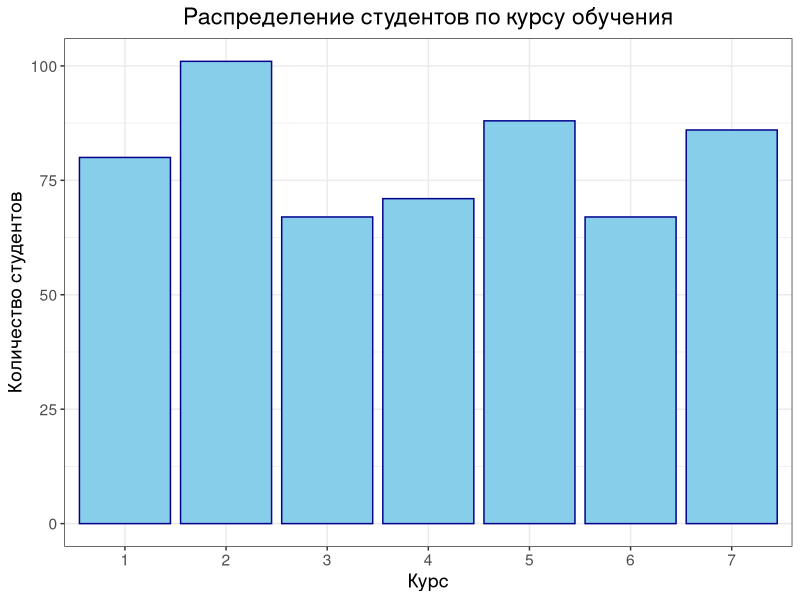
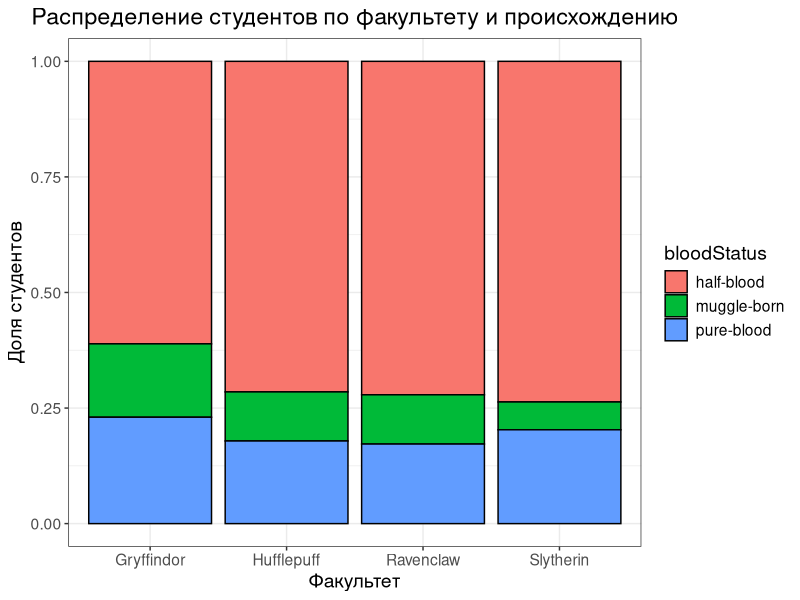
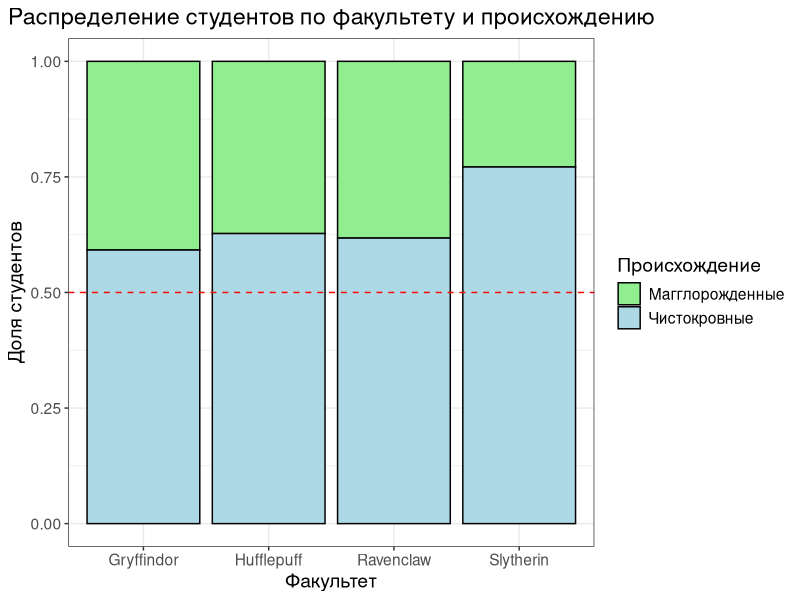
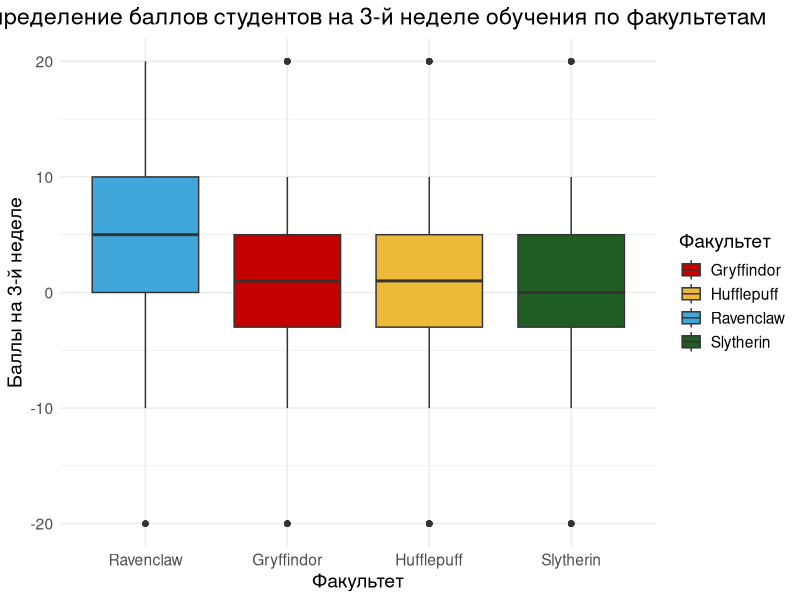
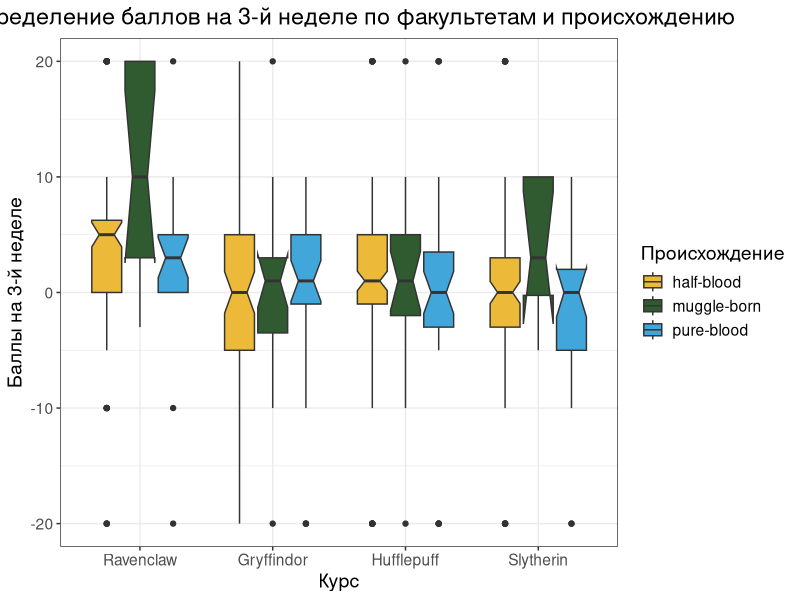
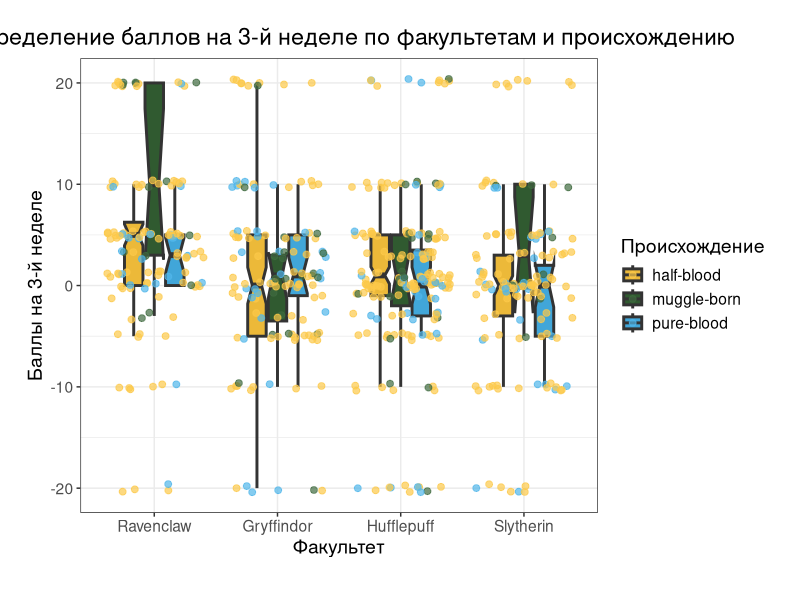
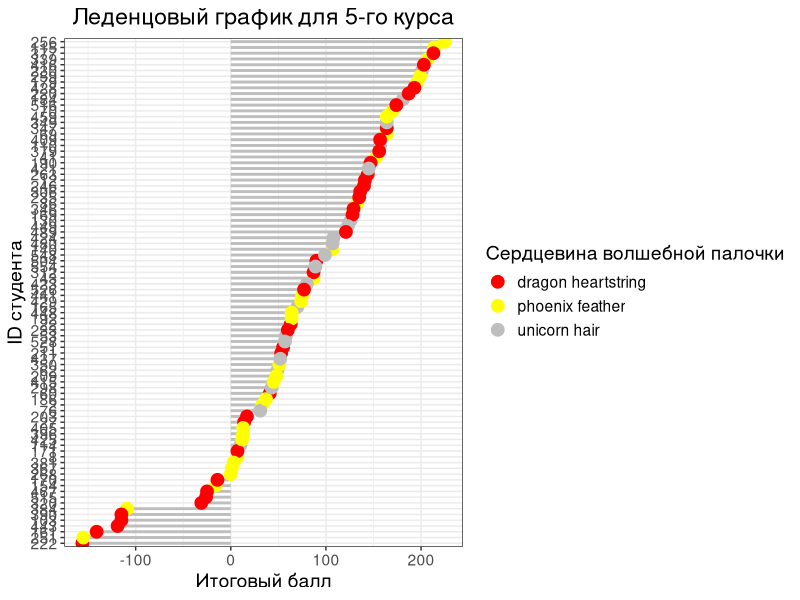
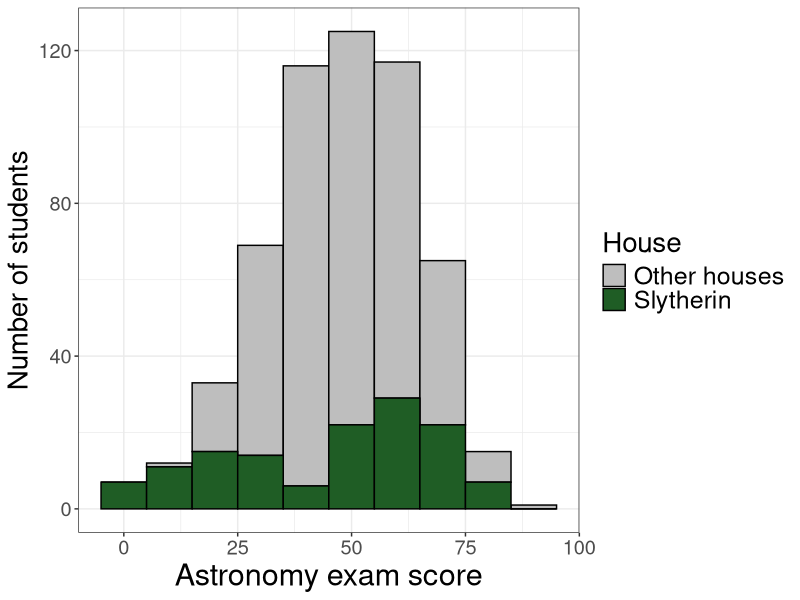

Write the R code that produced these figures, in order.
## ---- chunk 1
knitr::opts_chunk$set(echo = TRUE, message = FALSE, warning = FALSE, error = FALSE, fig.width=16, fig.height=10)
library(tidyverse)
## ---- chunk 2
hogwarts <- read_csv("data/hogwarts_2024.csv")
## ---- chunk 3

# Changing some variables type to factors
hogwarts <- hogwarts |> mutate(
  across(c(house, course, sex, wandCore, bloodStatus), ~ as.factor(.x))
)
maintheme <- theme(text = element_text(size = 14), 
        plot.title = element_text(hjust = 0.5))
## ---- chunk 4
ggplot(hogwarts)+
  geom_bar(aes(x = course), 
           colour = "darkblue", 
           fill = "skyblue")+ 
  theme_bw() +
  labs(title = "Распределение студентов по курсу обучения",
       x = "Курс",
       y = "Количество студентов") +
  maintheme
## ---- chunk 5
ggplot(hogwarts)+
  geom_bar(aes(x = house, fill = bloodStatus), 
           colour = "black", 
           position = "fill")+ 
  theme_bw() +
  labs(title = "Распределение студентов по факультету и происхождению",
       x = "Факультет",
       y = "Доля студентов") +
  maintheme
## ---- chunk 6
hogwarts |> 
  filter(bloodStatus %in% c("pure-blood", "muggle-born")) |>
ggplot()+
  geom_bar(aes(x = house, fill = bloodStatus), 
           colour = "black", 
           position = "fill")+ 
  geom_hline(yintercept = 0.5, linetype = "dashed", color = "red") +  
  theme_bw() +
  scale_fill_manual(values = c("pure-blood" = "lightblue", "muggle-born" = "lightgreen"), 
                    labels = c("pure-blood" = "Чистокровные", "muggle-born" = "Магглорожденные")) +  
  labs(title = "Распределение студентов по факультету и происхождению",
       x = "Факультет",
       y = "Доля студентов",
       fill = "Происхождение") +
  maintheme
## ---- chunk 7
ggplot(hogwarts) +
  geom_boxplot(aes(x = fct_reorder(house, -week_3), y = week_3, fill = house)) +
  scale_fill_manual(values = c("Gryffindor" = "#C50000", 
                               "Hufflepuff" = "#ECB939", 
                               "Ravenclaw" = "#41A6D9", 
                               "Slytherin" = "#1F5D25")) +
  theme_minimal() +
  labs(title = "Распределение баллов студентов на 3-й неделе обучения по факультетам",
       x = "Факультет",
       y = "Баллы на 3-й неделе",
       fill = "Факультет") +
  maintheme
## ---- chunk 8
ggplot(hogwarts) +
  geom_boxplot(aes(x = fct_reorder(house, -week_3), 
                   y = week_3,
                   fill = bloodStatus),
               notch = TRUE) + 
  theme_bw() +
  scale_fill_manual(values = c("pure-blood" = "#41A6D9", 
                               "half-blood" = "#ECB939", 
                               "muggle-born" = "#305A30")) +  
  labs(title = "Распределение баллов на 3-й неделе по факультетам и происхождению",
       x = "Курс",
       y = "Баллы на 3-й неделе",
       fill = "Происхождение") +
  maintheme
## ---- chunk 9
ggplot(hogwarts, aes(x = fct_reorder(house, -week_3), y = week_3)) +  
  geom_boxplot(aes(fill = bloodStatus),  
               notch = TRUE, 
               outlier.shape = NA,  
               lwd = 1,  
               width = 0.5) +  
  geom_jitter(aes(color = bloodStatus), width = 0.4, size = 2, alpha = 0.7) +  
  scale_fill_manual(values = c("pure-blood" = "#41A6D9", 
                               "half-blood" = "#ECB939", 
                               "muggle-born" = "#305A30")) +  
  scale_color_manual(values = c("pure-blood" = "#51B6E9", 
                                "half-blood" = "#FCC949", 
                                "muggle-born" = "#406A40")) +  
  theme_bw() +
  labs(title = "Распределение баллов на 3-й неделе по факультетам и происхождению",
       x = "Факультет",
       y = "Баллы на 3-й неделе",
       fill = "Происхождение",
       color = "Происхождение") +
  maintheme +
  theme(plot.margin = margin(20, 20, 30, 20))
## ---- chunk 10
hogwarts %>% 
  filter(course == 5) %>% 
  ggplot(aes(x = result, y = reorder(id, result))) +  
  geom_segment(aes(xend = 0, yend = reorder(id, result)), lwd = 1, color = "grey") +  
  geom_point(aes(color = wandCore), size = 4) +  
  scale_color_manual(values = c("dragon heartstring" = "red", 
                                "phoenix feather" = "yellow", 
                                "unicorn hair" = "grey")) +  
  theme_bw() +
  labs(title = "Леденцовый график для 5-го курса",
       x = "Итоговый балл",
       y = "ID студента",
       color = "Сердцевина волшебной палочки") +
  maintheme
## ---- chunk 11
ggplot(hogwarts, aes(x = `Astronomy exam`, fill = house == "Slytherin")) +  
  geom_histogram(binwidth = 10, color = "black") +  
  scale_fill_manual(values = c("FALSE" = "grey", "TRUE" = '#1F5D25'), labels = c("Other houses", "Slytherin")) +  
  theme_bw() +
  labs(
       x = "Astronomy exam score",  
       y = "Number of students",  
       fill = "House") +  
  theme(
    text = element_text(size = 18),  
    axis.title.x = element_text(size = 22),  
    axis.title.y = element_text(size = 20),  
    legend.title = element_text(size = 20),  
    legend.text = element_text(size = 18)  
  )
## ---- chunk 12
theme_custom <- theme(
  text = element_text(size = 14),  
  plot.title = element_text(hjust = 0.5),  
  panel.background = element_rect(fill = "white", color = NA),  
  plot.background = element_rect(fill = "white", color = NA),  
  panel.grid.major = element_line(color = "grey80"),  
  panel.grid.minor = element_line(color = "grey90"),  
  panel.border = element_rect(color = "black", fill = NA)  
)

# Применение кастомной темы 
ggplot(hogwarts, aes(x = fct_reorder(house, -week_3), y = week_3)) +  
  geom_boxplot(aes(fill = bloodStatus),  
               notch = TRUE, 
               outlier.shape = NA,  # Убираем отображение выбросов
               lwd = 1,  # Толщина линий боксплота
               width = 0.5) +  # Ширина боксплота
  geom_jitter(aes(color = bloodStatus), width = 0.4, size = 2, alpha = 0.7) +  
  scale_fill_manual(values = c("pure-blood" = "#41A6D9", 
                               "half-blood" = "#ECB939", 
                               "muggle-born" = "#305A30")) +  # Цвета для категорий bloodStatus
  scale_color_manual(values = c("pure-blood" = "#51B6E9", 
                                "half-blood" = "#FCC949", 
                                "muggle-born" = "#406A40")) +  # Цвета для джиттера
  labs(title = "Распределение баллов на 3-й неделе по факультетам и происхождению",
       x = "Факультет",
       y = "Баллы на 3-й неделе",
       fill = "Происхождение",
       color = "Происхождение") +
  theme_custom
## ---- chunk 13
ggplot(hogwarts, aes(x = `Astronomy exam`)) +
  geom_histogram(binwidth = 10, color = "black", fill = "skyblue", alpha = 0.7) +  
  facet_wrap(vars(course), ncol = 3) +  
  theme_minimal() +
  labs(title = "Распределение баллов за экзамен по астрономии",
       x = "Баллы за экзамен по астрономии",
       y = "Количество студентов") +
  maintheme
## ---- chunk 14
ggplot(hogwarts, aes(x = `Defence against the dark arts exam`)) +
  geom_density(aes(fill = "Defence against the dark arts"), alpha = 0.5, color = "blue") +  
  geom_density(aes(x = `Herbology exam`, fill = "Herbology"), alpha = 0.5, color = "green") +  
  facet_grid(sex ~ .) +  # Фасетирование по полу
  scale_fill_manual(values = c("Defence against the dark arts" = "blue", "Herbology" = "green")) +  
  labs(title = "Распределение плотности вероятности оценок студентов",
       x = "Оценки",
       y = "Плотность",
       fill = "Экзамен") +
  theme_custom
